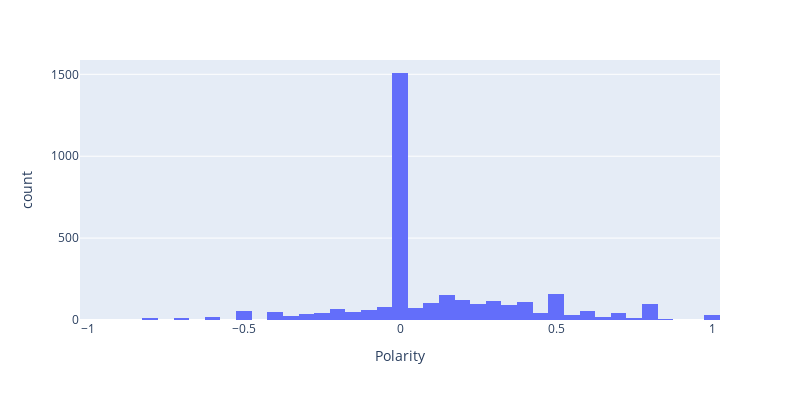

Notebook code cell kept with this figure:
### Code cell
fig = px.histogram(train_data, x="Polarity")
fig.update_layout(    autosize=False,    width=800,    height=400,)
fig.show()

### Figure 1 — Plotly figure (JSON) as saved in the notebook; plotly's stock layout.template omitted (floating-point values rounded to 4 significant figures; data arrays with more than 128 entries replaced by an {"elided": "..."} marker saying what was removed)
{"data": [{"alignmentgroup": "True", "bingroup": "x", "hovertemplate": "Polarity=%{x}<br>count=%{y}<extra></extra>", "legendgroup": "", "marker": {"color": "#636efa"}, "name": "", "offsetgroup": "", "orientation": "v", "showlegend": false, "type": "histogram", "x": {"elided": "3395 float values"}, "xaxis": "x", "yaxis": "y"}], "layout": {"autosize": false, "barmode": "relative", "height": 400, "legend": {"tracegroupgap": 0}, "margin": {"t": 60}, "width": 800, "xaxis": {"anchor": "y", "domain": [0, 1], "title": {"text": "Polarity"}}, "yaxis": {"anchor": "x", "domain": [0, 1], "title": {"text": "count"}}}}
